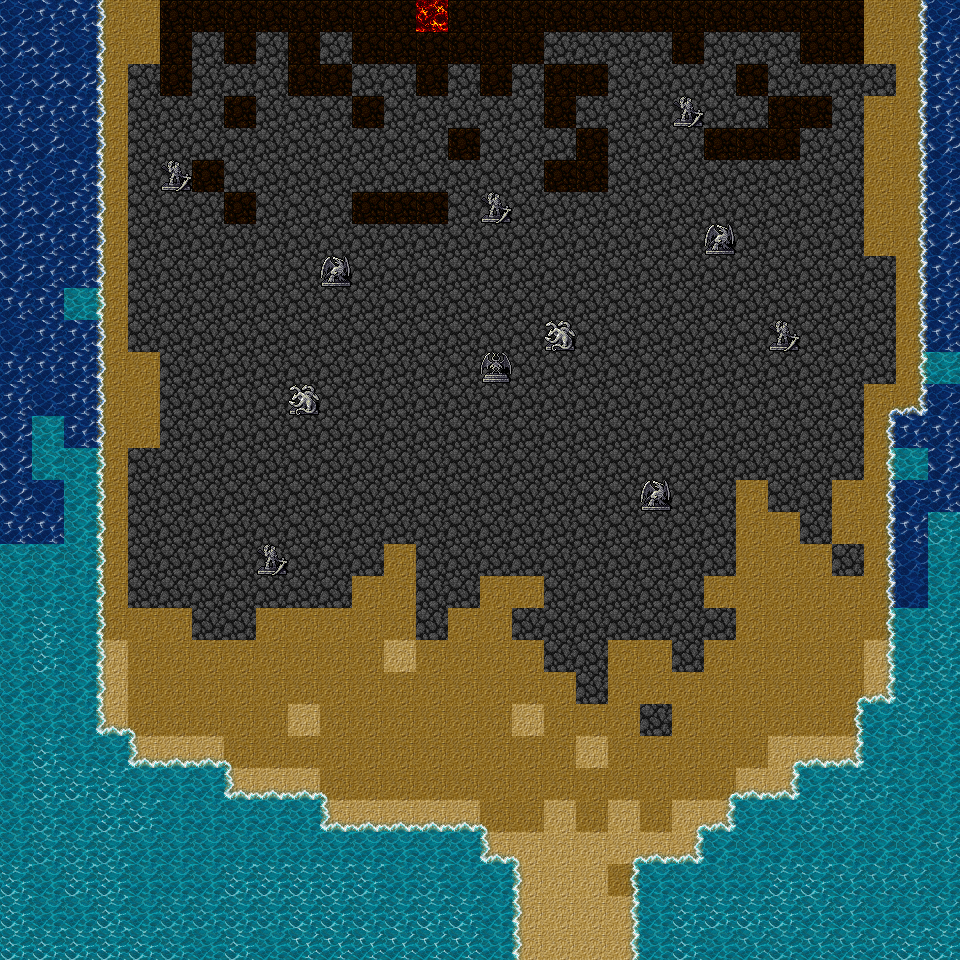

This is a level from a 2D game, rendered from its Tiled map with the project's own tilesets. A one-line summary and the map file follow, with tile-layer data summarised:
An orthogonal 30x30 tile map with 32x32 px tiles, 4 tile layers (Ground, Zest, Water, Water2).

<map version="1.10" tiledversion="1.11.0" orientation="orthogonal" renderorder="right-down" width="30" height="30" tilewidth="32" tileheight="32" infinite="0" nextlayerid="5" nextobjectid="1">
 <editorsettings>
  <export target="North1..tmx" format="tmx" />
 </editorsettings>
 <tileset firstgid="1" source="background.tsx" />
 <layer id="1" name="Ground" width="30" height="30">
  <data>[900 cells, 666 non-empty, 4 distinct tile ids]</data>
 </layer>
 <layer id="4" name="Zest" width="30" height="30">
  <data>[900 cells, 12 non-empty, 5 distinct tile ids]</data>
 </layer>
 <layer id="2" name="Water" width="30" height="30">
  <data>[900 cells, 321 non-empty, 19 distinct tile ids]</data>
 </layer>
 <layer id="3" name="Water2" width="30" height="30">
  <data>[900 cells, 13 non-empty, 3 distinct tile ids]</data>
 </layer>
</map>
